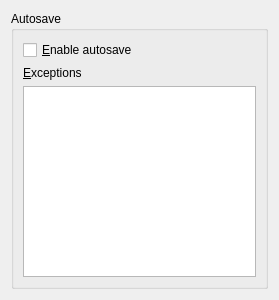
<?xml version="1.0" encoding="UTF-8"?>
<ui version="4.0">
 <class>AutosaveConfigWidget</class>
 <widget class="QWidget" name="AutosaveConfigWidget">
  <property name="geometry">
   <rect>
    <x>0</x>
    <y>0</y>
    <width>279</width>
    <height>300</height>
   </rect>
  </property>
  <property name="windowTitle">
   <string>Form</string>
  </property>
  <layout class="QVBoxLayout" name="verticalLayout_2">
   <item>
    <widget class="QGroupBox" name="groupBox">
     <property name="title">
      <string>Autosave</string>
     </property>
     <layout class="QVBoxLayout" name="verticalLayout_3">
      <item>
       <layout class="QVBoxLayout" name="verticalLayout">
        <item>
         <widget class="QCheckBox" name="_autosave__enable">
          <property name="text">
           <string>&amp;Enable autosave</string>
          </property>
         </widget>
        </item>
        <item>
         <widget class="QLabel" name="label_2">
          <property name="text">
           <string>&amp;Exceptions</string>
          </property>
          <property name="buddy">
           <cstring>_autosave__plugins</cstring>
          </property>
         </widget>
        </item>
        <item>
         <widget class="AutosavePluginListView" name="_autosave__plugins">
          <property name="access" stdset="0">
           <string>$plugins</string>
          </property>
          <property name="signal" stdset="0">
           <string>items_changed()</string>
          </property>
         </widget>
        </item>
       </layout>
      </item>
     </layout>
    </widget>
   </item>
  </layout>
 </widget>
 <customwidgets>
  <customwidget>
   <class>AutosavePluginListView</class>
   <extends>QListView</extends>
   <header>autosavepluginlistview.h</header>
  </customwidget>
 </customwidgets>
 <resources/>
 <connections/>
</ui>
